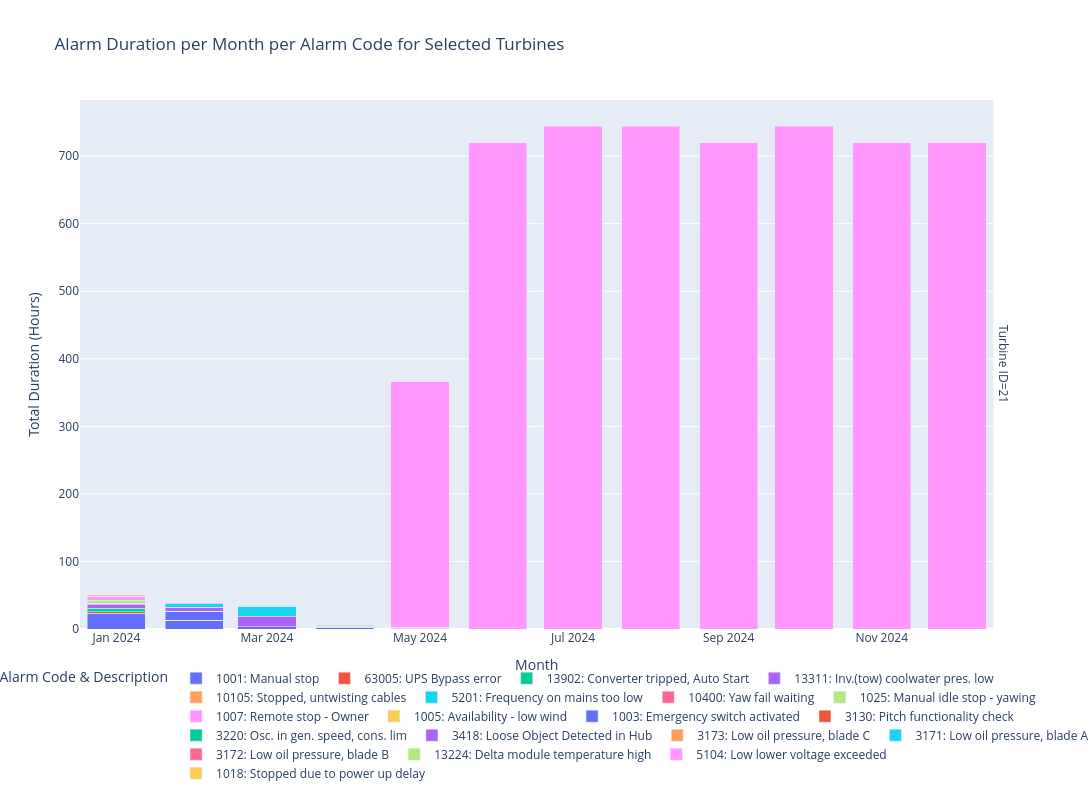

Notebook source saved alongside this figure:
### Code cell
import plotly.express as px
import pandas as pd
from datetime import datetime
import calendar

# Create a copy of the data
df = cumul_main_result_sum.copy()

# Allow selection of a few turbines
selected_turbines = [21]  # Change this list to include the turbines you want to compare
df = df[df["StationId"].isin(selected_turbines)]

# Ensure TimeOn and TimeOff are datetime objects
df['NewTimeOn'] = pd.to_datetime(df['NewTimeOn'])
df['TimeOff'] = pd.to_datetime(df['TimeOff'])

# Function to split alarm periods across months
def split_alarm_across_months(row):
    start_time = row['NewTimeOn']
    end_time = row['TimeOff']
    
    # If start and end are in the same month, return a single row
    if start_time.year == end_time.year and start_time.month == end_time.month:
        duration = (end_time - start_time).total_seconds() / 3600  # hours
        return pd.DataFrame([{
            'StationId': row['StationId'],
            'Alarmcode': row['Alarmcode'],
            'UK Text': row['UK Text'],
            'Month': start_time.strftime('%Y-%m'),
            'Duration_Hours': duration
        }])
    
    # Initialize results list and current time pointer
    results = []
    current = start_time
    
    # Loop through each month until we reach the end time
    while current < end_time:
        # Calculate the last day of the current month
        year = current.year
        month = current.month
        last_day = calendar.monthrange(year, month)[1]
        month_end = datetime(year, month, last_day, 23, 59, 59)
        
        # If month_end is after end_time, use end_time instead
        period_end = min(month_end, end_time)
        
        # Calculate duration for this month segment
        duration = (period_end - current).total_seconds() / 3600  # hours
        
        # Add to results
        results.append({
            'StationId': row['StationId'],
            'Alarmcode': row['Alarmcode'],
            'UK Text': row['UK Text'],
            'Month': current.strftime('%Y-%m'),
            'Duration_Hours': duration
        })
        
        # Move to first day of next month
        if month == 12:
            next_month = datetime(year + 1, 1, 1)
        else:
            next_month = datetime(year, month + 1, 1)
        current = next_month
    
    return pd.DataFrame(results)

# Apply the function to each row and concatenate results
result_dfs = []
for _, row in df.iterrows():
    result_dfs.append(split_alarm_across_months(row))
    
monthly_alarms = pd.concat(result_dfs, ignore_index=True)

# Group by StationId, Month and Alarmcode
grouped_data = (
    monthly_alarms.groupby(["StationId", "Month", "Alarmcode", "UK Text"])["Duration_Hours"]
    .sum()
    .reset_index()
)

# Create a descriptive alarm label
grouped_data["Alarm_Label"] = (
    grouped_data["Alarmcode"].astype(str) + ": " + grouped_data["UK Text"].str[:30]
)

# Sort by month chronologically
grouped_data["Month_dt"] = pd.to_datetime(grouped_data["Month"] + "-01")
grouped_data = grouped_data.sort_values("Month_dt")

# Create the plot
fig = px.bar(
    grouped_data,
    x="Month",
    y="Duration_Hours",
    color="Alarm_Label",
    barmode="stack",
    facet_row="StationId",
    category_orders={"Month": sorted(grouped_data["Month"].unique())},
    labels={
        "Month": "Month",
        "Duration_Hours": "Total Duration (Hours)",
        "Alarm_Label": "Alarm Code & Description",
        "StationId": "Turbine ID"
    },
    title="Alarm Duration per Month per Alarm Code for Selected Turbines",
    height=800,
    width=1200,
)

# Improve layout
fig.update_layout(
    legend_title_text="Alarm Code & Description",
    legend=dict(
        orientation="h", yanchor="bottom", y=-0.3, xanchor="center", x=0.5
    ),
)

# Show the plot
fig.show()

### Figure 1 — Plotly figure (JSON) as saved in the notebook; plotly's stock layout.template omitted (floating-point values rounded to 4 significant figures)
{"data": [{"alignmentgroup": "True", "hovertemplate": "Alarm Code & Description=1001: Manual stop<br>Turbine ID=21<br>Month=%{x}<br>Total Duration (Hours)=%{y}<extra></extra>", "legendgroup": "1001: Manual stop", "marker": {"color": "#636efa", "pattern": {"shape": ""}}, "name": "1001: Manual stop", "offsetgroup": "1001: Manual stop", "orientation": "v", "showlegend": true, "textposition": "auto", "type": "bar", "x": ["2024-01", "2024-02", "2024-03", "2024-04"], "xaxis": "x", "y": [23.66, 12.13, 3.116, 2.682], "yaxis": "y"}, {"alignmentgroup": "True", "hovertemplate": "Alarm Code & Description=63005: UPS Bypass error<br>Turbine ID=21<br>Month=%{x}<br>Total Duration (Hours)=%{y}<extra></extra>", "legendgroup": "63005: UPS Bypass error", "marker": {"color": "#EF553B", "pattern": {"shape": ""}}, "name": "63005: UPS Bypass error", "offsetgroup": "63005: UPS Bypass error", "orientation": "v", "showlegend": true, "textposition": "auto", "type": "bar", "x": ["2024-01", "2024-04"], "xaxis": "x", "y": [1.586, 0.0008333], "yaxis": "y"}, {"alignmentgroup": "True", "hovertemplate": "Alarm Code & Description=13902: Converter tripped, Auto Start<br>Turbine ID=21<br>Month=%{x}<br>Total Duration (Hours)=%{y}<extra></extra>", "legendgroup": "13902: Converter tripped, Auto Start", "marker": {"color": "#00cc96", "pattern": {"shape": ""}}, "name": "13902: Converter tripped, Auto Start", "offsetgroup": "13902: Converter tripped, Auto Start", "orientation": "v", "showlegend": true, "textposition": "auto", "type": "bar", "x": ["2024-01", "2024-05"], "xaxis": "x", "y": [5.174, 0.001111], "yaxis": "y"}, {"alignmentgroup": "True", "hovertemplate": "Alarm Code & Description=13311: Inv.(tow) coolwater pres. low<br>Turbine ID=21<br>Month=%{x}<br>Total Duration (Hours)=%{y}<extra></extra>", "legendgroup": "13311: Inv.(tow) coolwater pres. low", "marker": {"color": "#ab63fa", "pattern": {"shape": ""}}, "name": "13311: Inv.(tow) coolwater pres. low", "offsetgroup": "13311: Inv.(tow) coolwater pres. low", "orientation": "v", "showlegend": true, "textposition": "auto", "type": "bar", "x": ["2024-01"], "xaxis": "x", "y": [6.556], "yaxis": "y"}, {"alignmentgroup": "True", "hovertemplate": "Alarm Code & Description=10105: Stopped, untwisting cables<br>Turbine ID=21<br>Month=%{x}<br>Total Duration (Hours)=%{y}<extra></extra>", "legendgroup": "10105: Stopped, untwisting cables", "marker": {"color": "#FFA15A", "pattern": {"shape": ""}}, "name": "10105: Stopped, untwisting cables", "offsetgroup": "10105: Stopped, untwisting cables", "orientation": "v", "showlegend": true, "textposition": "auto", "type": "bar", "x": ["2024-01", "2024-02", "2024-04"], "xaxis": "x", "y": [0.9969, 0.4767, 0.9906], "yaxis": "y"}, {"alignmentgroup": "True", "hovertemplate": "Alarm Code & Description=5201: Frequency on mains too low<br>Turbine ID=21<br>Month=%{x}<br>Total Duration (Hours)=%{y}<extra></extra>", "legendgroup": "5201: Frequency on mains too low", "marker": {"color": "#19d3f3", "pattern": {"shape": ""}}, "name": "5201: Frequency on mains too low", "offsetgroup": "5201: Frequency on mains too low", "orientation": "v", "showlegend": true, "textposition": "auto", "type": "bar", "x": ["2024-01", "2024-05"], "xaxis": "x", "y": [0.01528, 0.06778], "yaxis": "y"}, {"alignmentgroup": "True", "hovertemplate": "Alarm Code & Description=10400: Yaw fail waiting<br>Turbine ID=21<br>Month=%{x}<br>Total Duration (Hours)=%{y}<extra></extra>", "legendgroup": "10400: Yaw fail waiting", "marker": {"color": "#FF6692", "pattern": {"shape": ""}}, "name": "10400: Yaw fail waiting", "offsetgroup": "10400: Yaw fail waiting", "orientation": "v", "showlegend": true, "textposition": "auto", "type": "bar", "x": ["2024-01", "2024-02"], "xaxis": "x", "y": [0.25, 0.3], "yaxis": "y"}, {"alignmentgroup": "True", "hovertemplate": "Alarm Code & Description=1025: Manual idle stop - yawing<br>Turbine ID=21<br>Month=%{x}<br>Total Duration (Hours)=%{y}<extra></extra>", "legendgroup": "1025: Manual idle stop - yawing", "marker": {"color": "#B6E880", "pattern": {"shape": ""}}, "name": "1025: Manual idle stop - yawing", "offsetgroup": "1025: Manual idle stop - yawing", "orientation": "v", "showlegend": true, "textposition": "auto", "type": "bar", "x": ["2024-01"], "xaxis": "x", "y": [4.469], "yaxis": "y"}, {"alignmentgroup": "True", "hovertemplate": "Alarm Code & Description=1007: Remote stop - Owner<br>Turbine ID=21<br>Month=%{x}<br>Total Duration (Hours)=%{y}<extra></extra>", "legendgroup": "1007: Remote stop - Owner", "marker": {"color": "#FF97FF", "pattern": {"shape": ""}}, "name": "1007: Remote stop - Owner", "offsetgroup": "1007: Remote stop - Owner", "orientation": "v", "showlegend": true, "textposition": "auto", "type": "bar", "x": ["2024-01", "2024-05"], "xaxis": "x", "y": [5.434, 2.123], "yaxis": "y"}, {"alignmentgroup": "True", "hovertemplate": "Alarm Code & Description=1005: Availability - low wind<br>Turbine ID=21<br>Month=%{x}<br>Total Duration (Hours)=%{y}<extra></extra>", "legendgroup": "1005: Availability - low wind", "marker": {"color": "#FECB52", "pattern": {"shape": ""}}, "name": "1005: Availability - low wind", "offsetgroup": "1005: Availability - low wind", "orientation": "v", "showlegend": true, "textposition": "auto", "type": "bar", "x": ["2024-01", "2024-02"], "xaxis": "x", "y": [0.0002778, 0.0002778], "yaxis": "y"}, {"alignmentgroup": "True", "hovertemplate": "Alarm Code & Description=1003: Emergency switch activated<br>Turbine ID=21<br>Month=%{x}<br>Total Duration (Hours)=%{y}<extra></extra>", "legendgroup": "1003: Emergency switch activated", "marker": {"color": "#636efa", "pattern": {"shape": ""}}, "name": "1003: Emergency switch activated", "offsetgroup": "1003: Emergency switch activated", "orientation": "v", "showlegend": true, "textposition": "auto", "type": "bar", "x": ["2024-01", "2024-02", "2024-04"], "xaxis": "x", "y": [1.386, 12.95, 0.1381], "yaxis": "y"}, {"alignmentgroup": "True", "hovertemplate": "Alarm Code & Description=3130: Pitch functionality check<br>Turbine ID=21<br>Month=%{x}<br>Total Duration (Hours)=%{y}<extra></extra>", "legendgroup": "3130: Pitch functionality check", "marker": {"color": "#EF553B", "pattern": {"shape": ""}}, "name": "3130: Pitch functionality check", "offsetgroup": "3130: Pitch functionality check", "orientation": "v", "showlegend": true, "textposition": "auto", "type": "bar", "x": ["2024-01", "2024-02", "2024-03", "2024-04", "2024-05"], "xaxis": "x", "y": [0.3806, 0.3261, 0.3911, 0.3267, 0.1283], "yaxis": "y"}, {"alignmentgroup": "True", "hovertemplate": "Alarm Code & Description=3220: Osc. in gen. speed, cons. lim<br>Turbine ID=21<br>Month=%{x}<br>Total Duration (Hours)=%{y}<extra></extra>", "legendgroup": "3220: Osc. in gen. speed, cons. lim", "marker": {"color": "#00cc96", "pattern": {"shape": ""}}, "name": "3220: Osc. in gen. speed, cons. lim", "offsetgroup": "3220: Osc. in gen. speed, cons. lim", "orientation": "v", "showlegend": true, "textposition": "auto", "type": "bar", "x": ["2024-02", "2024-05"], "xaxis": "x", "y": [0.4394, 0.09833], "yaxis": "y"}, {"alignmentgroup": "True", "hovertemplate": "Alarm Code & Description=3418: Loose Object Detected in Hub<br>Turbine ID=21<br>Month=%{x}<br>Total Duration (Hours)=%{y}<extra></extra>", "legendgroup": "3418: Loose Object Detected in Hub", "marker": {"color": "#ab63fa", "pattern": {"shape": ""}}, "name": "3418: Loose Object Detected in Hub", "offsetgroup": "3418: Loose Object Detected in Hub", "orientation": "v", "showlegend": true, "textposition": "auto", "type": "bar", "x": ["2024-02", "2024-03"], "xaxis": "x", "y": [5.784, 15.42], "yaxis": "y"}, {"alignmentgroup": "True", "hovertemplate": "Alarm Code & Description=3173: Low oil pressure, blade C<br>Turbine ID=21<br>Month=%{x}<br>Total Duration (Hours)=%{y}<extra></extra>", "legendgroup": "3173: Low oil pressure, blade C", "marker": {"color": "#FFA15A", "pattern": {"shape": ""}}, "name": "3173: Low oil pressure, blade C", "offsetgroup": "3173: Low oil pressure, blade C", "orientation": "v", "showlegend": true, "textposition": "auto", "type": "bar", "x": ["2024-02"], "xaxis": "x", "y": [0.0002778], "yaxis": "y"}, {"alignmentgroup": "True", "hovertemplate": "Alarm Code & Description=3171: Low oil pressure, blade A<br>Turbine ID=21<br>Month=%{x}<br>Total Duration (Hours)=%{y}<extra></extra>", "legendgroup": "3171: Low oil pressure, blade A", "marker": {"color": "#19d3f3", "pattern": {"shape": ""}}, "name": "3171: Low oil pressure, blade A", "offsetgroup": "3171: Low oil pressure, blade A", "orientation": "v", "showlegend": true, "textposition": "auto", "type": "bar", "x": ["2024-02", "2024-03"], "xaxis": "x", "y": [4.898, 14.43], "yaxis": "y"}, {"alignmentgroup": "True", "hovertemplate": "Alarm Code & Description=3172: Low oil pressure, blade B<br>Turbine ID=21<br>Month=%{x}<br>Total Duration (Hours)=%{y}<extra></extra>", "legendgroup": "3172: Low oil pressure, blade B", "marker": {"color": "#FF6692", "pattern": {"shape": ""}}, "name": "3172: Low oil pressure, blade B", "offsetgroup": "3172: Low oil pressure, blade B", "orientation": "v", "showlegend": true, "textposition": "auto", "type": "bar", "x": ["2024-02", "2024-03"], "xaxis": "x", "y": [0.83, 0.0002778], "yaxis": "y"}, {"alignmentgroup": "True", "hovertemplate": "Alarm Code & Description=13224: Delta module temperature high<br>Turbine ID=21<br>Month=%{x}<br>Total Duration (Hours)=%{y}<extra></extra>", "legendgroup": "13224: Delta module temperature high", "marker": {"color": "#B6E880", "pattern": {"shape": ""}}, "name": "13224: Delta module temperature high", "offsetgroup": "13224: Delta module temperature high", "orientation": "v", "showlegend": true, "textposition": "auto", "type": "bar", "x": ["2024-04"], "xaxis": "x", "y": [1.159], "yaxis": "y"}, {"alignmentgroup": "True", "hovertemplate": "Alarm Code & Description=5104: Low lower voltage exceeded<br>Turbine ID=21<br>Month=%{x}<br>Total Duration (Hours)=%{y}<extra></extra>", "legendgroup": "5104: Low lower voltage exceeded", "marker": {"color": "#FF97FF", "pattern": {"shape": ""}}, "name": "5104: Low lower voltage exceeded", "offsetgroup": "5104: Low lower voltage exceeded", "orientation": "v", "showlegend": true, "textposition": "auto", "type": "bar", "x": ["2024-05", "2024-06", "2024-07", "2024-08", "2024-09", "2024-10", "2024-11", "2024-12"], "xaxis": "x", "y": [363.7, 720.0, 744.0, 744.0, 720.0, 744.0, 720.0, 720], "yaxis": "y"}, {"alignmentgroup": "True", "hovertemplate": "Alarm Code & Description=1018: Stopped due to power up delay<br>Turbine ID=21<br>Month=%{x}<br>Total Duration (Hours)=%{y}<extra></extra>", "legendgroup": "1018: Stopped due to power up delay", "marker": {"color": "#FECB52", "pattern": {"shape": ""}}, "name": "1018: Stopped due to power up delay", "offsetgroup": "1018: Stopped due to power up delay", "orientation": "v", "showlegend": true, "textposition": "auto", "type": "bar", "x": ["2024-05"], "xaxis": "x", "y": [0.01306], "yaxis": "y"}], "layout": {"annotations": [{"font": {}, "showarrow": false, "text": "Turbine ID=21", "textangle": 90, "x": 0.98, "xanchor": "left", "xref": "paper", "y": 0.5, "yanchor": "middle", "yref": "paper"}], "barmode": "stack", "height": 800, "legend": {"orientation": "h", "title": {"text": "Alarm Code & Description"}, "tracegroupgap": 0, "x": 0.5, "xanchor": "center", "y": -0.3, "yanchor": "bottom"}, "title": {"text": "Alarm Duration per Month per Alarm Code for Selected Turbines"}, "width": 1200, "xaxis": {"anchor": "y", "categoryarray": ["2024-01", "2024-02", "2024-03", "2024-04", "2024-05", "2024-06", "2024-07", "2024-08", "2024-09", "2024-10", "2024-11", "2024-12"], "categoryorder": "array", "domain": [0, 0.98], "title": {"text": "Month"}}, "yaxis": {"anchor": "x", "domain": [0, 1], "title": {"text": "Total Duration (Hours)"}}}}
